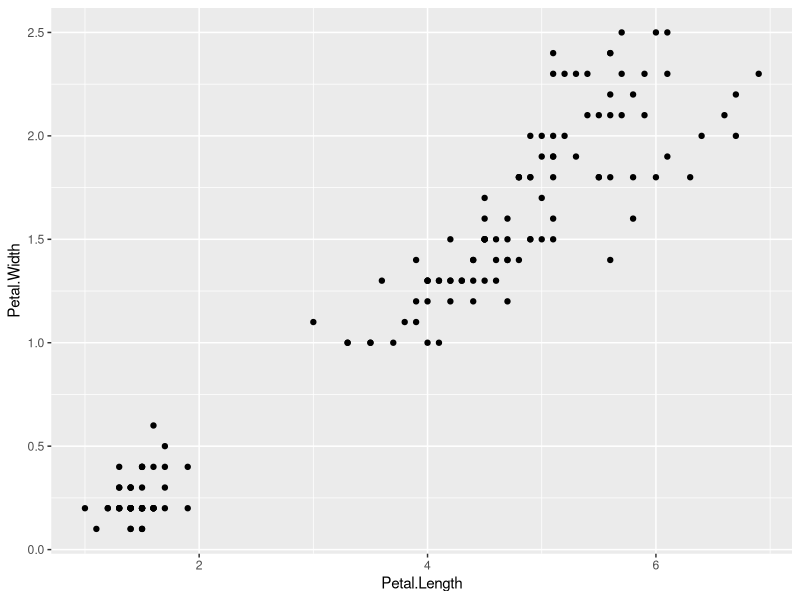
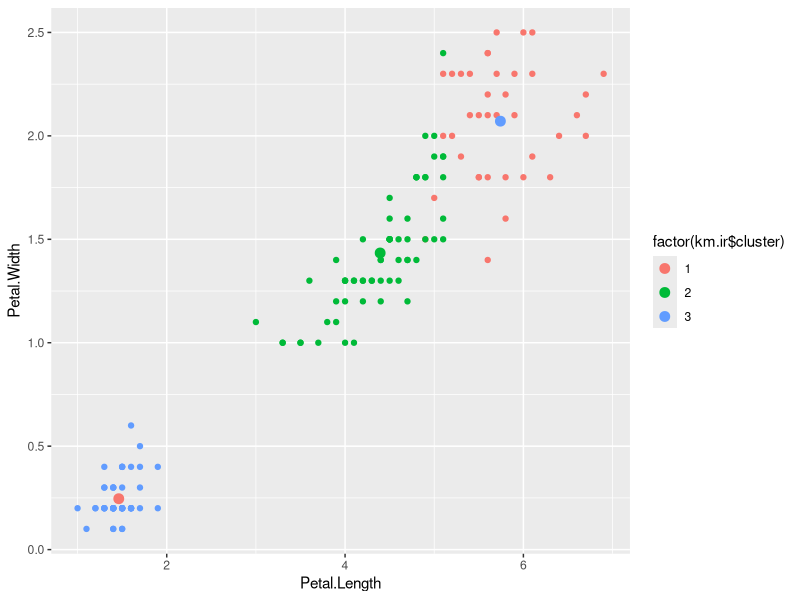
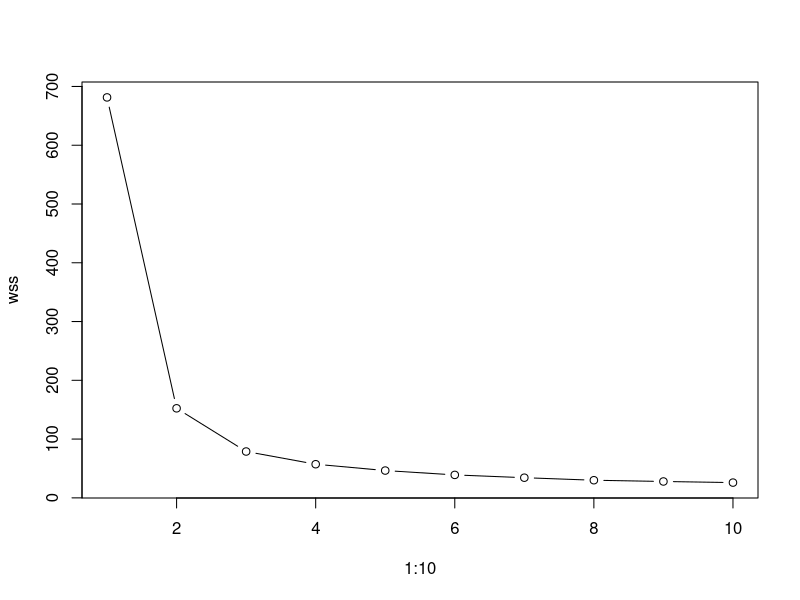

The R script that drew these images, in order:
## Unsupervised learning
library(ggplot2)
ggplot(iris,aes(Petal.Length,Petal.Width))+
  geom_point()
km.ir <- kmeans(iris[,-5],centers=3,nstart = 20)
km.ir
ggplot(iris,aes(Petal.Length,Petal.Width))+
  geom_point(aes(col=factor(km.ir$cluster))) + geom_point(data=as.data.frame(km.ir$centers),
                            aes(Petal.Length,Petal.Width,
                              col=unique(factor(km.ir$cluster))),size=3)
wss <- NULL
for(i in 1:10){
  km.mod <- kmeans(iris[,-5],centers = i,nstart=20)
  wss[i]<- km.mod$tot.withinss
}
plot(1:10,wss,type="b")

km.ir$centers
iris$Cluster <- factor(km.ir$cluster)

iris[iris$Cluster==3,]

